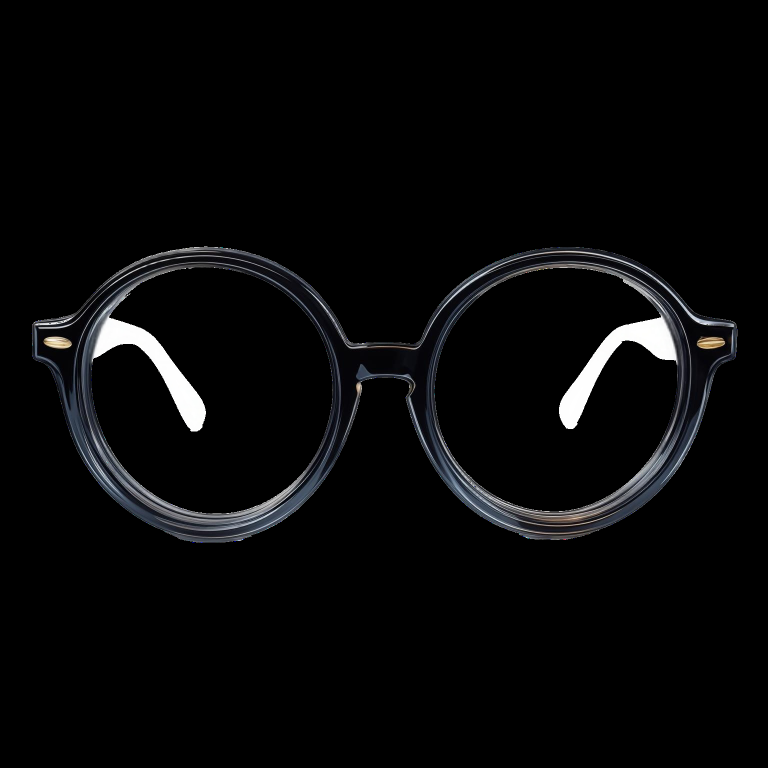
#> input picture Frame_A_front_L.png, 1536 x 1536 px (shown at 1/2 size)
$ python make_transparent_glasses.py Frame_A_front_L.png
#> lines starting #> are read from the running program, lines starting #| are printed output that depends on the picture; after the words box and inside, x2 and y2 are one past the last pixel; in counts of white or black regions, pixels touching at a corner belong together
#> in main, img is the input picture: shape (1536, 1536, 3); mean B, G, R 8.3, 7.8, 7.6
# make_transparent_glasses.py
import cv2, numpy as np, argparse, os

def to_rgba_edge(img_bgr, bg="white", edge_lo=60, edge_hi=160,
                 band_top=0.20, band_bot=0.90, dilate=5, feather=2):
#> called with bg = 'white', edge_lo = 60, edge_hi = 160, band_top = 0.2, band_bot = 0.9, dilate = 5, feather = 2
    h, w = img_bgr.shape[:2]
#> h = 1536; w = 1536

    # 1) 近白/灰背景初筛（不一定全对，但能先去大片底色）
    hsv = cv2.cvtColor(img_bgr, cv2.COLOR_BGR2HSV)
#> hsv: shape (1536, 1536, 3); mean H, S, V 8.8, 6, 8.5
    H,S,V = cv2.split(hsv)
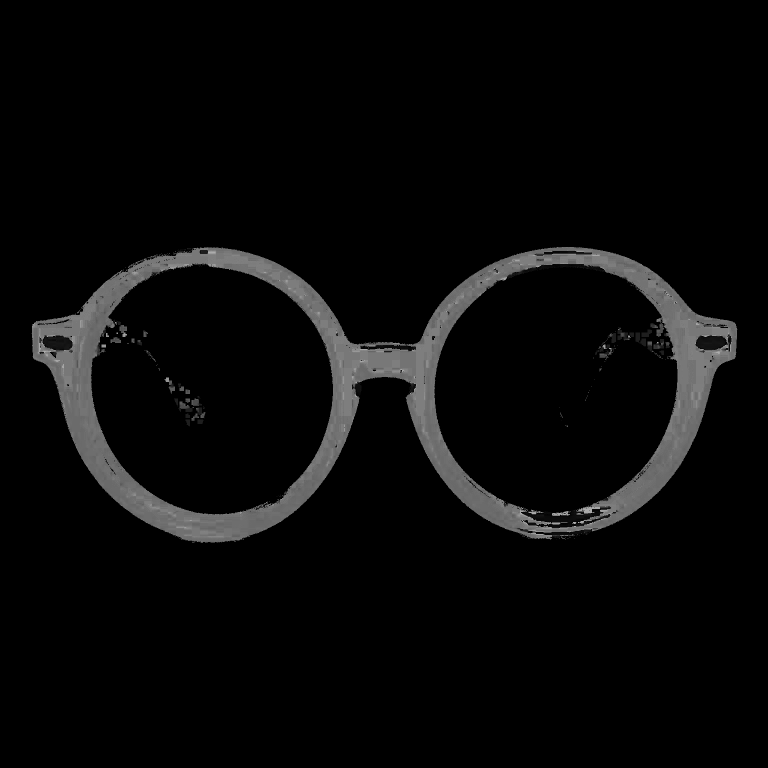
#> H: shape (1536, 1536) (shown at 1/2 size); min 0, max 178, mean 8.8
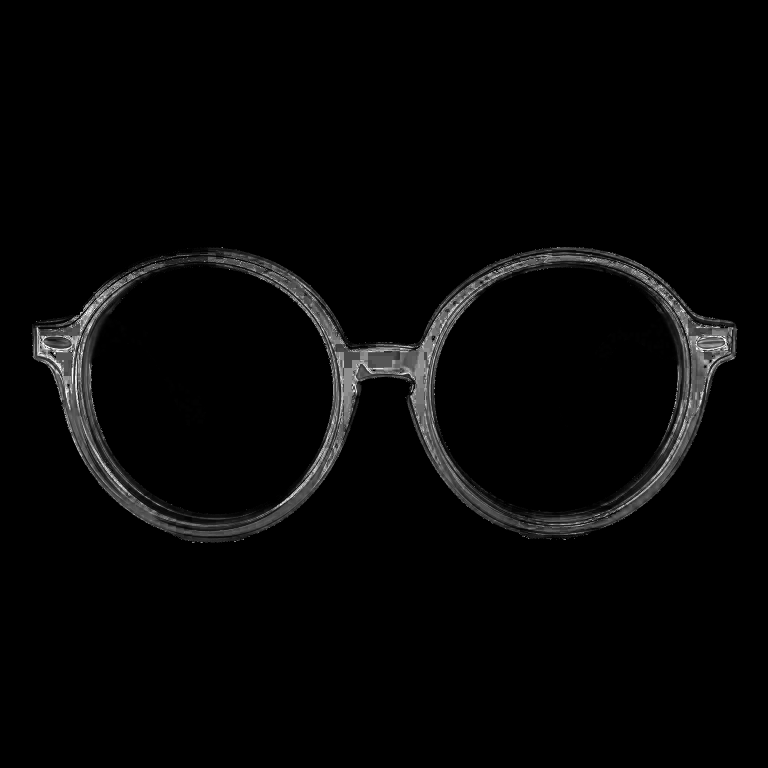
#> S: shape (1536, 1536) (shown at 1/2 size); min 0, max 255, mean 6
    if bg == "white":
        bg_mask = ((V > 215) & (S < 40)).astype(np.uint8)*255
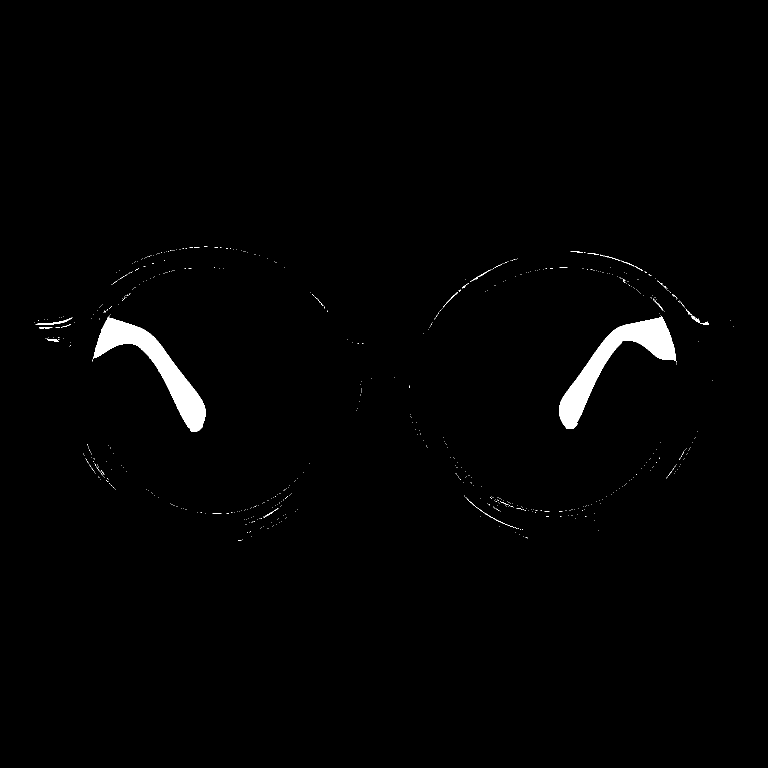
#> bg_mask: shape (1536, 1536) (shown at 1/2 size); 1.2% white; 634 white regions (613 under 20 px), largest, box (x1, y1, x2, y2) and area: (1118, 632, 1352, 858) 13521, (186, 631, 412, 863) 12906, (71, 635, 145, 650) 194
    elif bg == "black":
        gray = cv2.cvtColor(img_bgr, cv2.COLOR_BGR2GRAY)
        bg_mask = (gray < 30).astype(np.uint8)*255
    else:
        bg_mask = np.zeros((h,w), np.uint8)

    # 2) 边缘（保住镜框线条）
    gray = cv2.cvtColor(img_bgr, cv2.COLOR_BGR2GRAY)
    edges = cv2.Canny(gray, edge_lo, edge_hi)
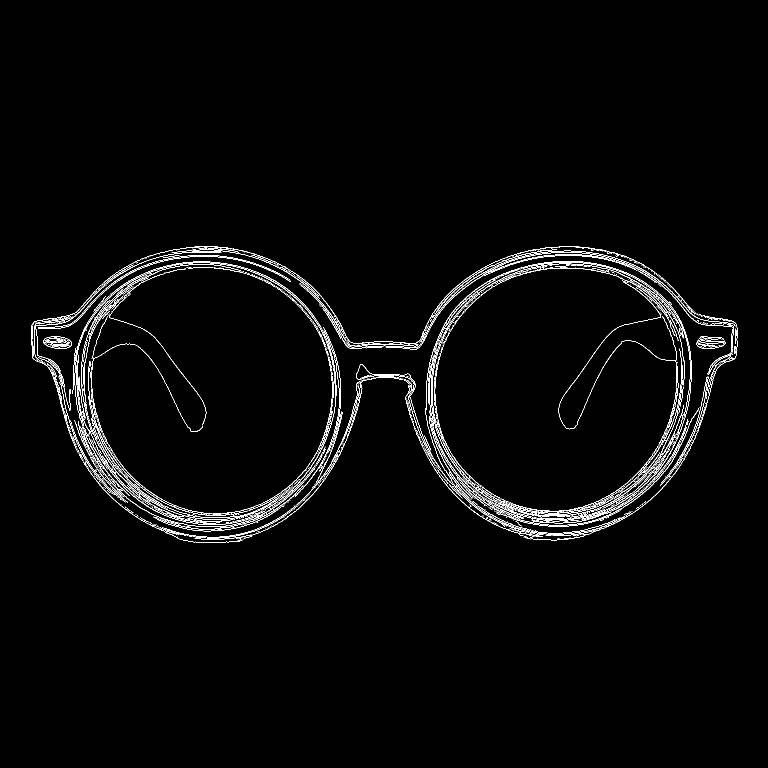
#> edges: shape (1536, 1536) (shown at 1/2 size); 2% white in thin lines or dots, all inside (x1, y1, x2, y2) = (63, 492, 1476, 1086)
    if dilate > 0:
        edges = cv2.dilate(edges, cv2.getStructuringElement(cv2.MORPH_ELLIPSE,(dilate,dilate)), 1)
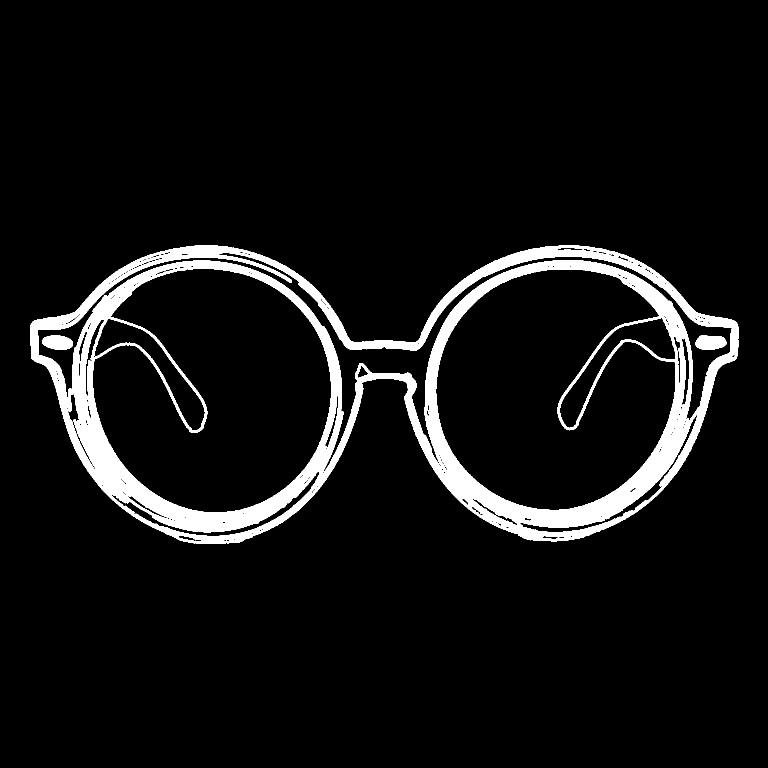
#> edges: shape (1536, 1536) (shown at 1/2 size); 7.1% white; 3 white regions, box (x1, y1, x2, y2) and area: (61, 490, 1478, 1088) 163634, (1391, 671, 1453, 700) 1448, (84, 671, 146, 700) 1407

    # 只取中间竖向带（避免上/下无关边缘）
    band = np.zeros_like(edges)
    y0, y1 = int(band_top*h), int(band_bot*h)
#> y0 = 307; y1 = 1382
    band[y0:y1, :] = 255
    edges = cv2.bitwise_and(edges, band)

    # 3) 前景 = 反背景 或 边缘（保持线条）
    fg = cv2.bitwise_or(255 - bg_mask, edges)
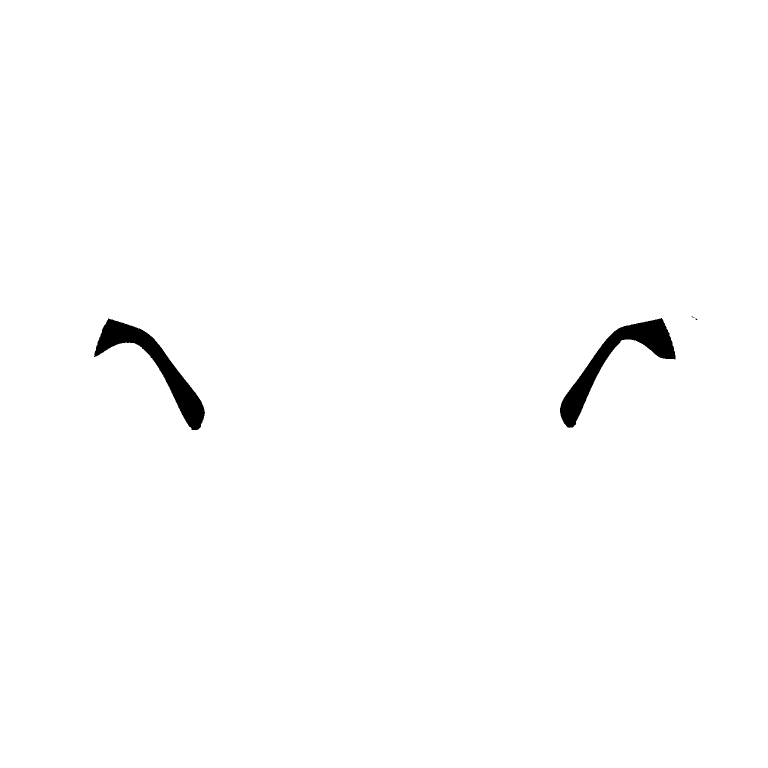
#> fg: shape (1536, 1536) (shown at 1/2 size); 99% white; 6 black regions (4 under 20 px), largest, box (x1, y1, x2, y2) and area: (1120, 636, 1351, 856) 11685, (188, 637, 410, 860) 11149

    # 清一下小噪点
    fg = cv2.morphologyEx(fg, cv2.MORPH_OPEN,  cv2.getStructuringElement(cv2.MORPH_ELLIPSE,(3,3)), 1)
#> fg: shape (1536, 1536); 99% white; 5 black regions (3 under 20 px), largest, box (x1, y1, x2, y2) and area: (1120, 636, 1351, 856) 11686, (188, 637, 410, 860) 11150
    fg = cv2.morphologyEx(fg, cv2.MORPH_CLOSE, cv2.getStructuringElement(cv2.MORPH_ELLIPSE,(5,5)), 1)
#> fg: shape (1536, 1536); 99% white; 2 black regions, box (x1, y1, x2, y2) and area: (1120, 637, 1351, 856) 11677, (189, 638, 410, 860) 11139

    # 4) 生成 alpha 并稍微羽化
    alpha = fg
    if feather > 0:
        alpha = cv2.GaussianBlur(alpha, (0,0), feather)

    # 5) 合成 RGBA
    rgba = cv2.cvtColor(img_bgr, cv2.COLOR_BGR2BGRA)
    rgba[:,:,3] = alpha
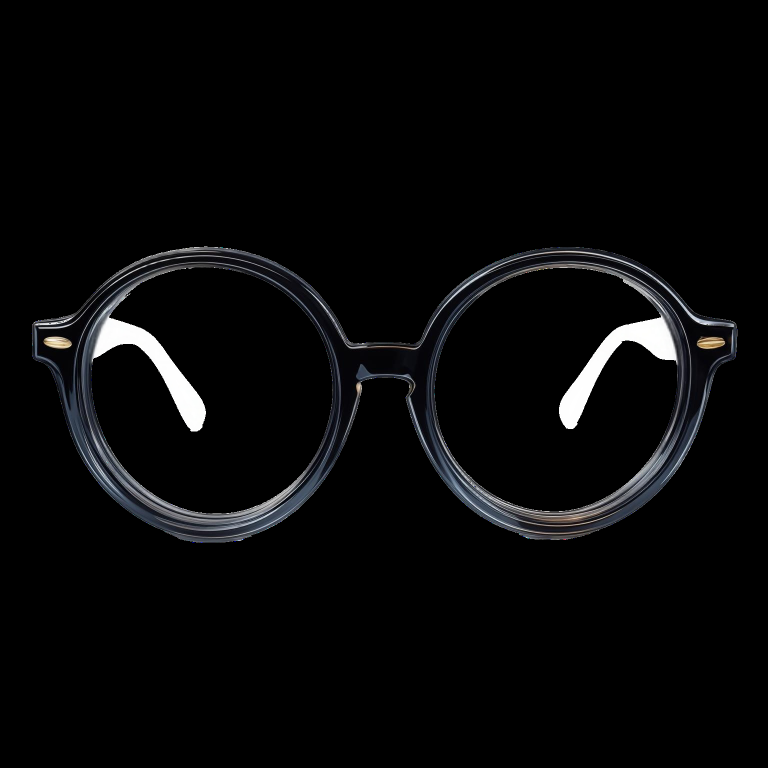
#> rgba: shape (1536, 1536, 4) (shown at 1/2 size); mean B, G, R, A 8.3, 7.8, 7.6, 252.5
    return rgba

def main():
    ap = argparse.ArgumentParser()
    ap.add_argument("input", help="输入眼镜照片（png/jpg）")
    ap.add_argument("--out", default=None, help="输出文件名（默认 *_rgba.png）")
    ap.add_argument("--bg",  default="white", choices=["white","black","none"], help="背景类型（默认white）")
    ap.add_argument("--edge", nargs=2, type=int, default=[60,160], help="Canny阈值 lo hi")
    ap.add_argument("--dilate", type=int, default=5, help="边缘膨胀核（线条粗细）")
    ap.add_argument("--feather", type=float, default=2.0, help="alpha羽化sigma")
    ap.add_argument("--band", nargs=2, type=float, default=[0.20,0.90], help="边缘有效带 y_top y_bot(0~1)")
    args = ap.parse_args()

    img = cv2.imread(args.input, cv2.IMREAD_COLOR)
    assert img is not None, f"无法读取: {args.input}"

    rgba = to_rgba_edge(
        img, bg=args.bg,
        edge_lo=args.edge[0], edge_hi=args.edge[1],
        band_top=args.band[0], band_bot=args.band[1],
        dilate=args.dilate, feather=args.feather
    )

    out = args.out or os.path.splitext(args.input)[0] + "_rgba.png"
    cv2.imwrite(out, rgba)
    print("✅ 已保存：", out, rgba.shape)
#| ✅ 已保存： Frame_A_front_L_rgba.png (1536, 1536, 4)

if __name__ == "__main__":
    main()

$ run again, on Frame_A_left_arm_M.png
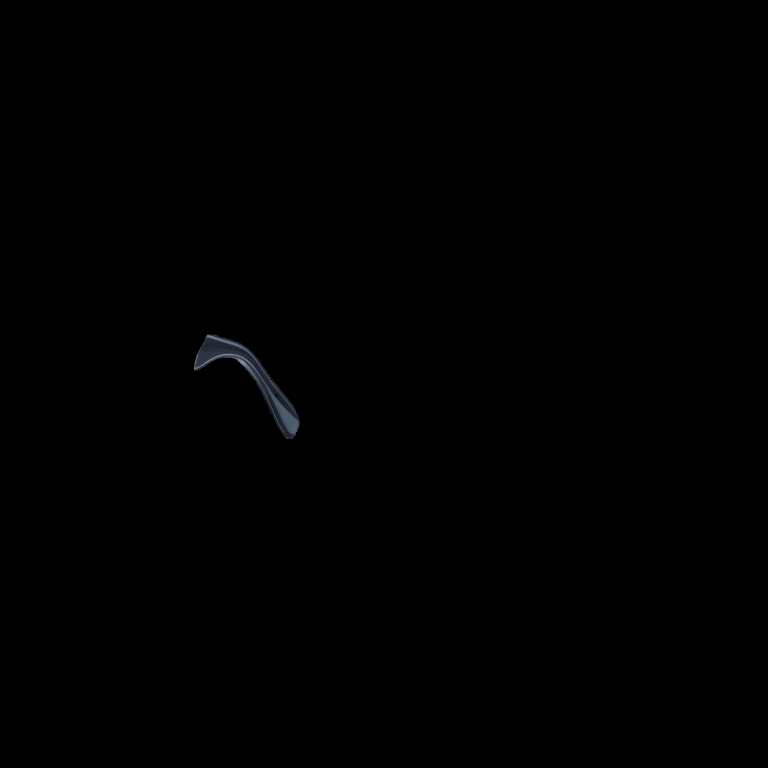
#> input picture Frame_A_left_arm_M.png, 1536 x 1536 px (shown at 1/2 size)
#> in main, img is the input picture: shape (1536, 1536, 3); mean B, G, R 0.4, 0.3, 0.2
#> hsv: shape (1536, 1536, 3); mean H, S, V 0.5, 0.4, 0.4
#> bg_mask: shape (1536, 1536); every value is 0
#> in to_rgba_edge, `edges = cv2.Canny(gray, edge_lo, edge_hi)`:
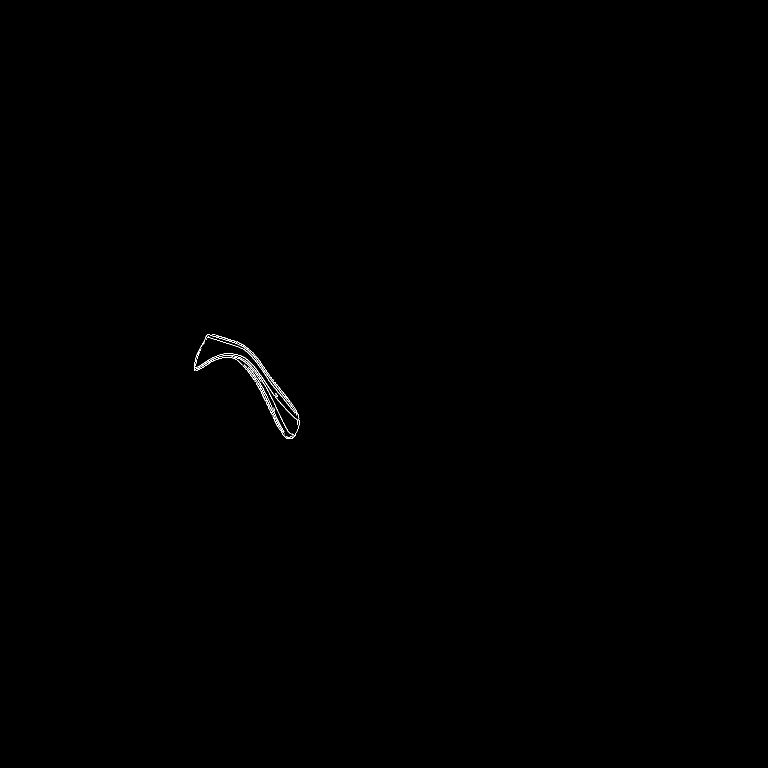
#> edges: shape (1536, 1536) (shown at 1/2 size); 0.11% white in thin lines or dots, all inside (x1, y1, x2, y2) = (388, 669, 599, 878)
#> in to_rgba_edge, `edges = cv2.dilate(edges, cv2.getStructuringElement(cv2.MORPH_ELLIPSE,..`:
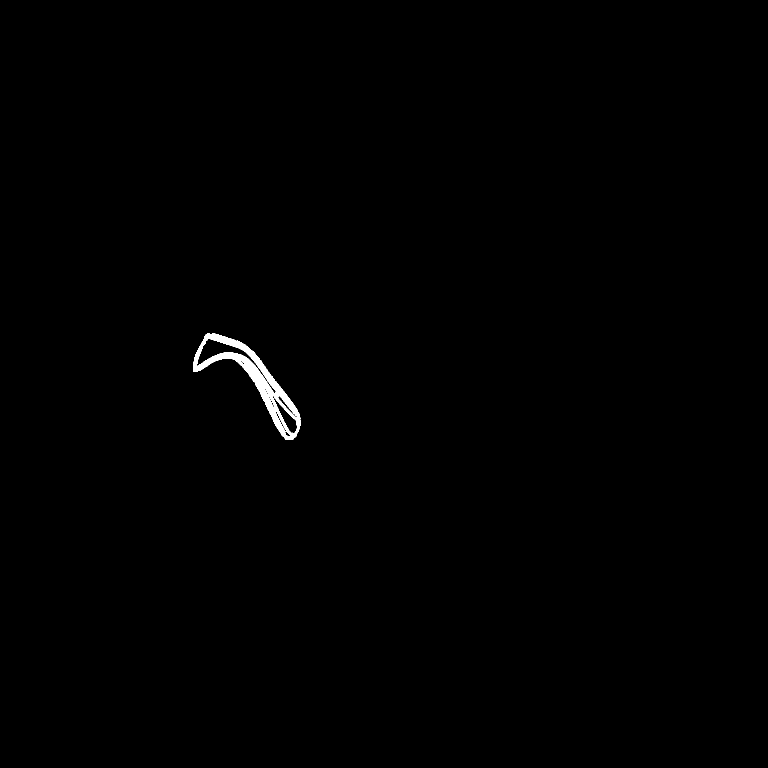
#> edges: shape (1536, 1536) (shown at 1/2 size); 0.39% white; 1 white region, box (x1, y1, x2, y2) and area: (386, 667, 601, 880) 9222
#> fg: shape (1536, 1536); every value is 255
#| ✅ 已保存： Frame_A_left_arm_M_rgba.png (1536, 1536, 4)
